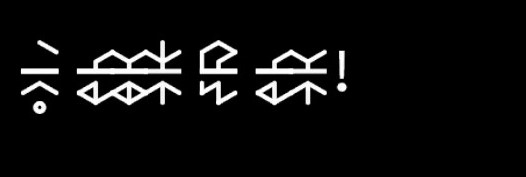
#> input picture images/fishing.jpg, 526 x 177 px; its folder holds only this picture in this run
$ python -i reader.py   (imports and definitions only)   (older library calls are emulated)
#> lines starting #> are read from the running program, lines starting #| are printed output that depends on the picture; after the words box and inside, x2 and y2 are one past the last pixel; in counts of white or black regions, pixels touching at a corner belong together
import cv2
import numpy as np

class Reader:
    def __init__(self, path, scale=1):
#> called with path = '../images/fishing.jpg', scale = 1
        self.path = path
        self.image = cv2.imread(str(self.path))
#> self.image is the input picture: shape (177, 526, 3); min 0, max 255, mean 14.2

        self.scale = scale

    def read(self):
        # gray scale it
        gray = cv2.cvtColor(self.image, cv2.COLOR_RGB2GRAY)
        # get only the writing
        _, stroke = cv2.threshold(gray, 254, 255, cv2.THRESH_OTSU)
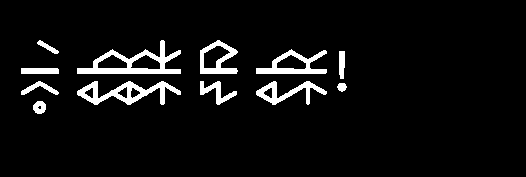
#> stroke: shape (177, 526); 5.8% white; 12 white regions, largest, box (x1, y1, x2, y2) and area: (77, 40, 181, 74) 1216, (77, 81, 181, 105) 1020, (256, 49, 327, 74) 722

        # invert stroke if it is mostly white
        if np.mean(stroke) > 128:
            stroke = cv2.bitwise_not(stroke)

        # get stroke width of diffrent parts of image
        distance_transformed = cv2.distanceTransform(stroke, cv2.DIST_L2, 0)
        # get the max stroke width
        max_stroke = int(np.max(distance_transformed))
#> max_stroke = 4
        # make the writing as thin as possible without destroying it
        # eroded_stroke = Reader.morph_func(stroke, cv2.erode, int(max_stroke/2))

        # make image biggar
        scaled_stroke = cv2.resize(stroke, (0, 0), fx=self.scale, fy=self.scale)

        # skelotonize to make it even thinner
        skeletonized = Reader.skeletonize(scaled_stroke)
#> in skeletonize, `skel[:,:] = 0`: skel: shape (177, 526); 5.75% of pixels changed, all inside (x1, y1, x2, y2) = (21, 40, 347, 114)
#> after the loop in skeletonize, `while True:`:
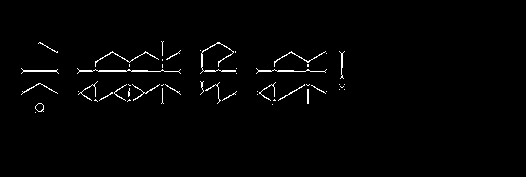
#> skel: shape (177, 526); 1.5% white in thin lines or dots, all inside (x1, y1, x2, y2) = (21, 41, 345, 113)
        # threshold again just in case
        _, skeletonized = cv2.threshold(skeletonized, 254, 255, cv2.THRESH_OTSU)
        # get rid of holes
        good_skeleton = Reader.morph(skeletonized, kernel_size=max_stroke//2+2, morph=cv2.MORPH_CLOSE, iterations=2, shape=cv2.MORPH_ELLIPSE)
#> in morph, `kernel = cv2.getStructuringElement(shape, (kernel_size,kernel_size))`: kernel = [[0, 0, 1, 0], [1, 1, 1, 1], [1, 1, 1, 1], [1, 1, 1, 1]]
#> in morph, `return cv2.morphologyEx(img, morph, kernel, iterations=iterations)`: returned value: shape (177, 526); 2% white in thin lines or dots, all inside (x1, y1, x2, y2) = (23, 43, 347, 114)

        # squish the image vertically to find the lines
        ver_avg = cv2.normalize(np.average(good_skeleton, axis=1), None, 0, 1, cv2.NORM_MINMAX)
#> ver_avg = 177 values, max 1 at index 72, min 0 at index 0, mean 0.0527
        # binarize it just in case
        _, ver_avg_thresh = cv2.threshold(ver_avg, 0.3, 1, cv2.THRESH_BINARY)
#> ver_avg_thresh = 177 values, max 1 at index 71, min 0 at index 0, mean 0.0339
        # pad margins to make the contours detectable
        ver_avg_pad = np.pad(np.array(ver_avg_thresh, dtype=np.uint8), ((1, 1), (1, 1)), 'constant', constant_values=0)
#> ver_avg_pad = 179 rows, first 8: [0, 0, 0], [0, 0, 0], [0, 0, 0], [0, 0, 0], [0, 0, 0], [0, 0, 0], [0, 0, 0], [0, 0, 0]
        # find globs in vertical profile
        contours, _ = Reader.find_contours(ver_avg_pad)
#> contours = 2 contours, all with area under 20

        # store the coordinates of the lines
        line_ys = []
        for contour in contours:
            # get center of contour
            center = np.average(contour, axis=0)
            # store y part of center
            line_ys.append(int(center[0][1])-1)
#> this loop made 2 passes
#> (contour, center) on passes 1 to 2: ([[1, 87], [1, 89]], [[1, 88]]), ([[1, 72], [1, 74]], [[1, 73]])
#> after the loop, line_ys = [87, 72]
        # sort the coordinates from smol to beeg
        line_ys.sort()

        # get coordinates of the lines between the lines
        between_ys = [(y+line_ys[i+1])//2 for i, y in enumerate(line_ys[:-1])]
#> between_ys = [79]
        between_ys.insert(0, 0)
        between_ys.append(good_skeleton.shape[0]-1)

        # store em into a list of objects
        lines:list[Line] = []
        for i, line_y in enumerate(line_ys):
            line = Line(good_skeleton, scaled_stroke, line_y, between_ys[i], between_ys[i+1])
            lines.append(line)
#> this loop made 2 passes
#> pass 1, in __init__, `self.stroke_line = self.stroke_image[self.topline:self.bottomline, :]`:
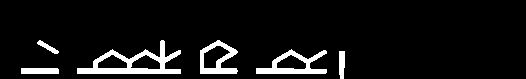
#> self.stroke_line: shape (79, 526); 7.2% white; 6 white regions, box (x1, y1, x2, y2) and area: (77, 40, 181, 74) 1216, (256, 49, 327, 74) 722, (200, 40, 238, 74) 587, (21, 68, 59, 74) 227, (339, 51, 345, 79) 153, (37, 40, 59, 54) 106
#> after the loop, lines = 2 items

        # thick version of line finding to make it human visible
        thick_ver_avg = cv2.resize(ver_avg_thresh, (0, 0), fx=200, fy=1)
#> thick_ver_avg: shape (177, 200) float64; values 0 (black) and 1 (white), 3.4% white; 2 white regions, box (x1, y1, x2, y2) and area: (0, 71, 200, 74) 600, (0, 86, 200, 89) 600

        debug_stroke = cv2.cvtColor(scaled_stroke, cv2.COLOR_GRAY2BGR)
        debug_skeleton = cv2.cvtColor(good_skeleton, cv2.COLOR_GRAY2BGR)
        for l in lines:
            cv2.line(debug_stroke, (0, l.bottomline), (debug_stroke.shape[1], l.bottomline), (255, 0, 255), 1)
            cv2.line(debug_skeleton, (0, l.bottomline), (debug_stroke.shape[1], l.bottomline), (255, 0, 255), 1)

            for w in l.words:
                cv2.rectangle(debug_stroke, (w.left, l.topline), (w.right, l.bottomline), (0, 255, 0), 1)
                cv2.rectangle(debug_skeleton, (w.left, l.topline), (w.right, l.bottomline), (0, 255, 0), 1)
#> this loop made 2 passes
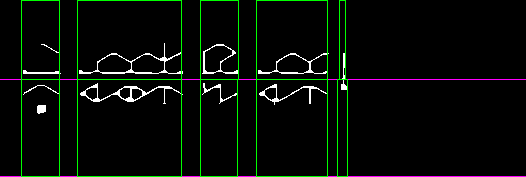
#> debug_skeleton: shape (177, 526, 3); mean B, G, R 6.4, 11.9, 6.4
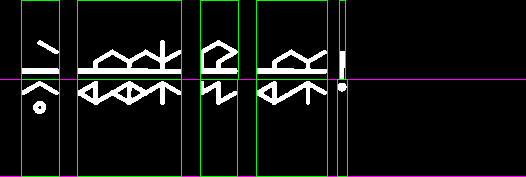
#> debug_stroke: shape (177, 526, 3); mean B, G, R 15.8, 21.4, 15.8

        sobely = cv2.Sobel(good_skeleton,cv2.CV_64F,0,1,ksize=3)
        sobelx = cv2.Sobel(good_skeleton,cv2.CV_64F,1,0,ksize=3)
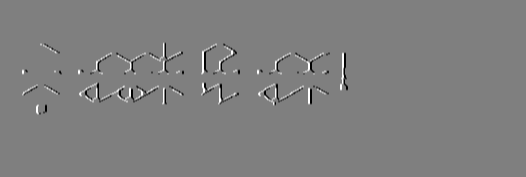
#> sobelx: shape (177, 526) float64; min -1020, max 1020, mean 0; drawn with min black and max white

        print(f"{max_stroke=}")
#| max_stroke=4
        cv2.imshow("lines", thick_ver_avg)
        cv2.imshow("stroke", debug_stroke)
        cv2.imshow("skeleton", debug_skeleton)
        cv2.imshow("sobely", sobely)
        cv2.imshow("sobelx", sobelx)
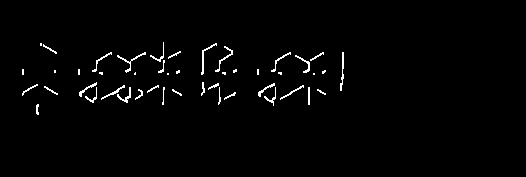
#> window 'sobelx': shape (177, 526); 1.6% white in thin lines or dots, all inside (x1, y1, x2, y2) = (22, 42, 344, 115)

        # show lines for debugging
        cv2.waitKey(0)

    # hat tip to https://gist.github.com/jsheedy/3913ab49d344fac4d02bcc887ba4277d
    @staticmethod
    def skeletonize(img):
        """ OpenCV function to return a skeletonized version of img, a Mat object"""

        #  hat tip to http://felix.abecassis.me/2011/09/opencv-morphological-skeleton/

        img = img.copy() # don't clobber original
        skel = img.copy()

        skel[:,:] = 0
        kernel = cv2.getStructuringElement(cv2.MORPH_CROSS, (3,3))

        while True:
            eroded = cv2.morphologyEx(img, cv2.MORPH_ERODE, kernel)
            temp = cv2.morphologyEx(eroded, cv2.MORPH_DILATE, kernel)
            temp  = cv2.subtract(img, temp)
            skel = cv2.bitwise_or(skel, temp)
            img[:,:] = eroded[:,:]
            if cv2.countNonZero(img) == 0:
                break

        return skel

    @staticmethod
    def distance_transform(img, dist_type=cv2.DIST_L2, mask_size=0):
        return cv2.distanceTransform(img, dist_type, mask_size)

    @staticmethod
    def morph(img, kernel_size=2, morph=cv2.MORPH_BLACKHAT, iterations=1, shape=cv2.MORPH_RECT):
        kernel = cv2.getStructuringElement(shape, (kernel_size,kernel_size))
        return cv2.morphologyEx(img, morph, kernel, iterations=iterations)

    @staticmethod
    def morph_func(img, func, shape=cv2.MORPH_RECT, kernel_size=2, iterations=1):
        kernel = cv2.getStructuringElement(shape, (kernel_size,kernel_size))
        return func(img, kernel, iterations=iterations)

    @staticmethod
    def find_contours(img, retr=cv2.RETR_TREE, approx=cv2.CHAIN_APPROX_SIMPLE):
        return cv2.findContours(img, retr, approx)

    @staticmethod
    def mask_contours(cnts, img, color = 255):
        mask = np.zeros_like(img)
        cv2.drawContours(mask, cnts, -1, color, -1, cv2.LINE_AA)
        return mask

class Line:
    """class to store data of a line"""
    def __init__(self, skel_image:np.array, stroke_image:np.array, midline:int, topline:int, bottomline:int) -> None:
        self.skel_image = skel_image
        self.stroke_image = stroke_image
        self.midline = midline
        self.topline = topline
        self.bottomline = bottomline

        self.skel_line = self.skel_image[self.topline:self.bottomline, :]
        self.stroke_line = self.stroke_image[self.topline:self.bottomline, :]
        self.words = self.get_words()

    def get_words(self):
        # get horizontal profile of the line
        squish_hor = np.average(self.stroke_line, axis=0)
        _, squish_hor_thresh = cv2.threshold(squish_hor, 2, 255, cv2.THRESH_BINARY)

        squish_hor_thresh_pad = np.pad(np.array(squish_hor_thresh, dtype=np.uint8), (1, 1), 'constant', constant_values=0)
        # find globs in horizontal profile
        contours, _ = Reader.find_contours(squish_hor_thresh_pad)

        words = []
        for contour in contours:
            contour = contour-np.array([[1, 1]])
            # get span of contour
            _, x1, _, w = cv2.boundingRect(contour)
            x2 = x1+w

            # get part of image included in span
            midline_intersection = self.skel_image[self.midline, x1:x2]

            if np.any(midline_intersection>0):
                word = Word(self, x1, x2)
                words.append(word)

        return words[::-1]

class Word:
    """class to store data of a word"""
    def __init__(self, line:Line, left:int, right:int) -> None:
        self.line = line
        self.left = left
        self.right = right

        self.word_stroke = self.line.stroke_image[self.line.bottomline:self.line.topline, self.left:self.right]

    def __repr__(self) -> str:
        return f"{self.left}-{self.right}"

>>> result = Reader('../images/fishing.jpg').read()
